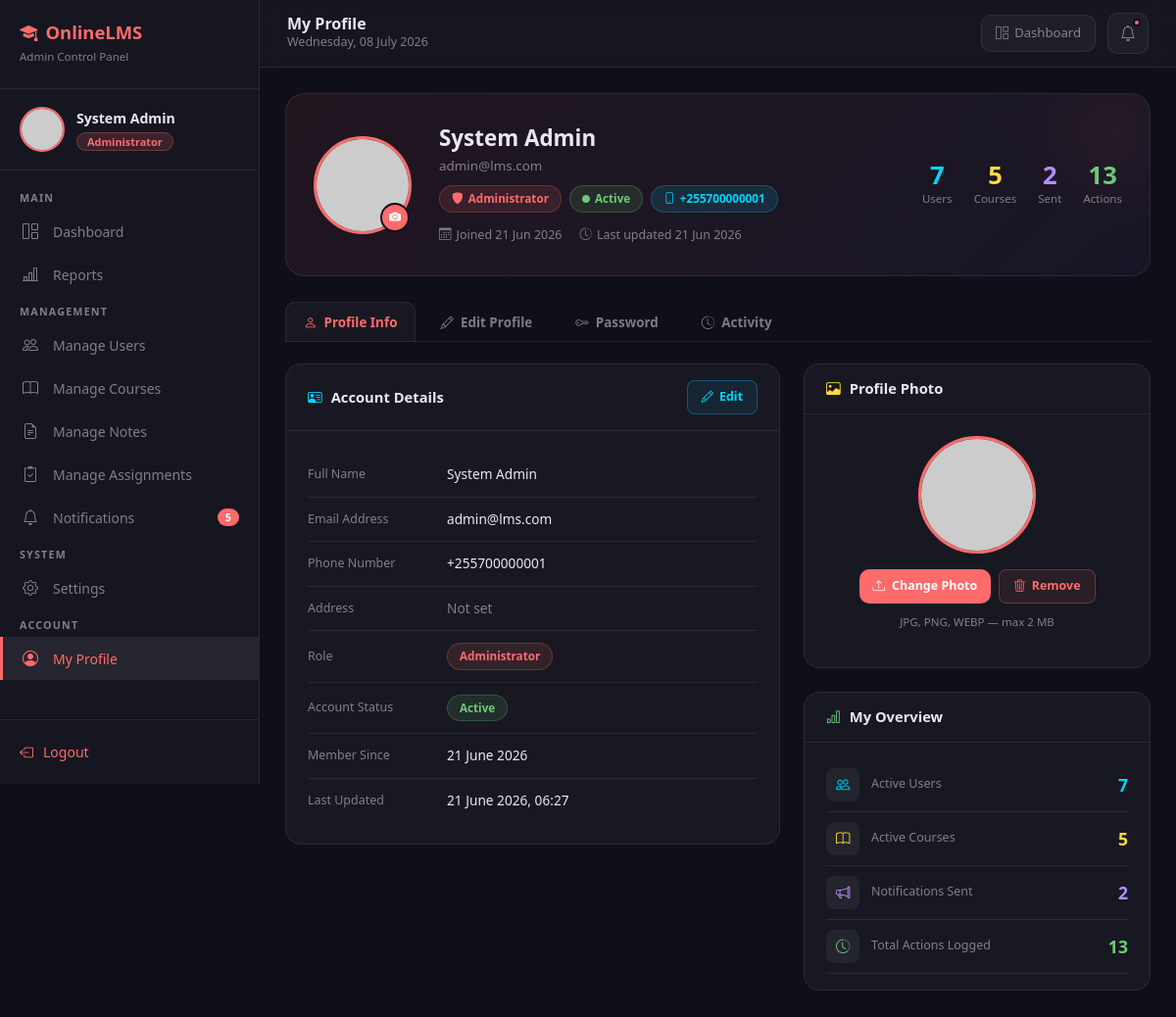
Screenshot of /admin/profile.php (signed in) with the database file from the repository.
### tables this page shows
CREATE TABLE `users` (
  `id` int(11) NOT NULL,
  `name` varchar(100) NOT NULL,
  `email` varchar(150) NOT NULL,
  `password` varchar(255) NOT NULL,
  `role` enum('admin','lecturer','student') NOT NULL DEFAULT 'student',
  `profile_picture` varchar(255) DEFAULT 'profile-default.png',
  `phone` varchar(20) DEFAULT NULL,
  `status` enum('active','inactive','suspended') DEFAULT 'active',
  `created_at` timestamp NOT NULL DEFAULT current_timestamp(),
  `updated_at` timestamp NOT NULL DEFAULT current_timestamp() ON UPDATE current_timestamp()
);

### admin/profile.php (the view, shortened to what this page needs)
<?php
require_once '../includes/db_connection.php';
$admin_id   = $_SESSION['user_id'];
$admin = mysqli_fetch_assoc(
    mysqli_query($conn, "SELECT * FROM users WHERE id = '$admin_id'")
);
$total_notifications = mysqli_fetch_assoc(
    mysqli_query($conn, "SELECT COUNT(*) as total FROM notifications")
)['total'];
$stat_users = mysqli_fetch_assoc(
    mysqli_query($conn, "SELECT COUNT(*) as total FROM users WHERE status='active'")
)['total'];
$stat_courses = mysqli_fetch_assoc(
    mysqli_query($conn, "SELECT COUNT(*) as total FROM courses WHERE status='active'")
)['total'];
$stat_notifications_sent = mysqli_fetch_assoc(
    mysqli_query($conn, "SELECT COUNT(*) as total FROM notifications WHERE sent_by = '$admin_id'")
)['total'];
$stat_logs_total = mysqli_fetch_assoc(
    mysqli_query($conn, "SELECT COUNT(*) as total FROM activity_logs WHERE user_id = '$admin_id'")
)['total'];
?>
<!DOCTYPE html>
<html lang="en">
<head>
    <link rel="stylesheet" href="https://cdn.jsdelivr.net/npm/bootstrap@5.3.0/dist/css/bootstrap.min.css">
    <link rel="stylesheet" href="https://cdn.jsdelivr.net/npm/bootstrap-icons@1.10.5/font/bootstrap-icons.css">
</head>
<body>
<aside class="sidebar" id="sidebar">
    <div class="sidebar-brand">
        <h5><i class="bi bi-mortarboard-fill me-2"></i>OnlineLMS</h5>
        <span>Admin Control Panel</span>
    </div>
    <div class="sidebar-profile">
        <img src="../uploads/profiles/<?= htmlspecialchars($admin['profile_picture']) ?>"
             onerror="this.src='https://ui-avatars.com/api/?name=<?= urlencode($admin['name']) ?>&background=ff6b6b&color=fff&size=46'"
             alt="Admin">
        <div>
            <div class="name"><?= htmlspecialchars($admin['name']) ?></div>
            <span class="role-badge">Administrator</span>
        </div>
    </div>
    <nav class="sidebar-nav">
        <div class="nav-section">Main</div>
        <a href="dashboard.php"><i class="bi bi-grid-1x2"></i> Dashboard</a>
        <a href="reports.php"><i class="bi bi-bar-chart-line"></i> Reports</a>
        <div class="nav-section">Management</div>
        <a href="manage_users.php">
            <i class="bi bi-people"></i> Manage Users
        </a>
        <a href="manage_courses.php"><i class="bi bi-book"></i> Manage Courses</a>
        <a href="manage_notes.php"><i class="bi bi-file-earmark-text"></i> Manage Notes</a>
        <a href="manage_assignments.php"><i class="bi bi-clipboard2-check"></i> Manage Assignments</a>
        <a href="manage_notifications.php">
            <i class="bi bi-bell"></i> Notifications
            <?php if ($total_notifications > 0): ?>
                <span class="nav-badge"><?= $total_notifications ?></span>
            <?php endif; ?>
        </a>
        <div class="nav-section">System</div>
        <a href="settings.php"><i class="bi bi-gear"></i> Settings</a>
        <div class="nav-section">Account</div>
        <a href="profile.php" class="active"><i class="bi bi-person-circle"></i> My Profile</a>
    </nav>
    <div class="sidebar-footer">
        <a href="../logout.php" onclick="return confirm('Are you sure you want to logout?')">
            <i class="bi bi-box-arrow-left"></i> Logout
        </a>
    </div>
</aside>
<div class="main-content">
    <div class="topbar">
        <div class="d-flex align-items-center gap-3">
            <div class="topbar-left">
                <h6>My Profile</h6>
                <p><?= date('l, d F Y') ?></p>
            </div>
        </div>
        <div class="topbar-right">
            <a href="dashboard.php" class="topbar-btn d-none d-md-flex">
                <i class="bi bi-grid-1x2"></i> Dashboard
            </a>
            <a href="manage_notifications.php" class="notif-btn">
                <i class="bi bi-bell"></i>
                <?php if ($total_notifications > 0): ?>
                    <span class="notif-dot"></span>
                <?php endif; ?>
            </a>
        </div>
    </div>
    <div class="page-body">
        <div class="profile-hero">
            <div class="hero-avatar-wrap">
                <img src="../uploads/profiles/<?= htmlspecialchars($admin['profile_picture']) ?>"
                     onerror="this.src='https://ui-avatars.com/api/?name=<?= urlencode($admin['name']) ?>&background=ff6b6b&color=fff&size=100'"
                     class="hero-avatar" id="heroAvatar" alt="Profile">
                <div class="avatar-edit-btn" onclick="openAvatarModal()" title="Change photo">
                    <i class="bi bi-camera-fill"></i>
                </div>
            </div>
            <div class="hero-info">
                <h3><?= htmlspecialchars($admin['name']) ?></h3>
                <div class="hero-email"><?= htmlspecialchars($admin['email']) ?></div>
                <div class="hero-badges">
                    <span class="hero-badge hb-red"><i class="bi bi-shield-fill"></i> Administrator</span>
                    <span class="hero-badge hb-green"><i class="bi bi-circle-fill" style="font-size:0.5rem"></i> Active</span>
                    <?php if (!empty($admin['phone'])): ?>
                        <span class="hero-badge hb-blue"><i class="bi bi-phone"></i> <?= htmlspecialchars($admin['phone']) ?></span>
                    <?php endif; ?>
                </div>
                <div class="hero-meta">
                    <span><i class="bi bi-calendar3"></i> Joined <?= date('d M Y', strtotime($admin['created_at'])) ?></span>
                    <span><i class="bi bi-clock-history"></i> Last updated <?= $admin['updated_at'] ? date('d M Y', strtotime($admin['updated_at'])) : 'Never' ?></span>
                </div>
            </div>
            <div class="hero-stats d-none d-lg-flex">
                <div class="hero-stat">
                    <div class="val" style="color:var(--blue)"><?= $stat_users ?></div>
                    <div class="lbl">Users</div>
                </div>
                <div class="hero-stat">
                    <div class="val" style="color:var(--yellow)"><?= $stat_courses ?></div>
                    <div class="lbl">Courses</div>
                </div>
                <div class="hero-stat">
                    <div class="val" style="color:var(--purple)"><?= $stat_notifications_sent ?></div>
                    <div class="lbl">Sent</div>
                </div>
                <div class="hero-stat">
                    <div class="val" style="color:var(--green)"><?= $stat_logs_total ?></div>
                    <div class="lbl">Actions</div>
                </div>
            </div>
        </div>
        <div class="profile-nav">
            <button class="profile-nav-btn active" onclick="switchTab('info', this)">
                <i class="bi bi-person"></i> <span>Profile Info</span>
            </button>
            <button class="profile-nav-btn" onclick="switchTab('edit', this)">
                <i class="bi bi-pencil"></i> <span>Edit Profile</span>
            </button>
            <button class="profile-nav-btn" onclick="switchTab('password', this)">
                <i class="bi bi-key"></i> <span>Password</span>
            </button>
            <button class="profile-nav-btn" onclick="switchTab('activity', this)">
                <i class="bi bi-clock-history"></i> <span>Activity</span>
            </button>
        </div>
        <div class="profile-panel active" id="tab-info">
            <div class="row g-4">
                <div class="col-lg-7">
                    <div class="section-card">
                        <div class="section-header">
                            <h6><i class="bi bi-person-vcard" style="color:var(--blue)"></i> Account Details</h6>
                            <button class="btn-danger-sm" onclick="switchTabByName('edit')" style="border-color:rgba(0,212,255,0.3);color:var(--blue);background:rgba(0,212,255,0.07);">
                                <i class="bi bi-pencil"></i> Edit
                            </button>
                        </div>
                        <div class="section-body">
                            <div class="info-row">
                                <span class="lbl">Full Name</span>
                                <span class="val"><?= htmlspecialchars($admin['name']) ?></span>
                            </div>
                            <div class="info-row">
                                <span class="lbl">Email Address</span>
                                <span class="val"><?= htmlspecialchars($admin['email']) ?></span>
                            </div>
                            <div class="info-row">
                                <span class="lbl">Phone Number</span>
                                <span class="val"><?= !empty($admin['phone']) ? htmlspecialchars($admin['phone']) : '<span style="color:var(--muted)">Not set</span>' ?></span>
                            </div>
                            <div class="info-row">
                                <span class="lbl">Address</span>
                                <span class="val"><?= !empty($admin['address']) ? htmlspecialchars($admin['address']) : '<span style="color:var(--muted)">Not set</span>' ?></span>
                            </div>
                            <div class="info-row">
                                <span class="lbl">Role</span>
                                <span class="val"><span class="hero-badge hb-red">Administrator</span></span>
                            </div>
                            <div class="info-row">
                                <span class="lbl">Account Status</span>
                                <span class="val"><span class="hero-badge hb-green">Active</span></span>
                            </div>
                            <div class="info-row">
                                <span class="lbl">Member Since</span>
                                <span class="val"><?= date('d F Y', strtotime($admin['created_at'])) ?></span>
                            </div>
                            <div class="info-row">
                                <span class="lbl">Last Updated</span>
                                <span class="val"><?= $admin['updated_at'] ? date('d F Y, H:i', strtotime($admin['updated_at'])) : 'Never' ?></span>
                            </div>
                        </div>
                    </div>
                </div>
                <div class="col-lg-5">
                    <div class="section-card mb-4">
                        <div class="section-header">
                            <h6><i class="bi bi-image" style="color:var(--yellow)"></i> Profile Photo</h6>
                        </div>
                        <div class="section-body text-center">
                            <img src="../uploads/profiles/<?= htmlspecialchars($admin['profile_picture']) ?>"
                                 onerror="this.src='https://ui-avatars.com/api/?name=<?= urlencode($admin['name']) ?>&background=ff6b6b&color=fff&size=120'"
                                 style="width:120px;height:120px;border-radius:50%;object-fit:cover;
                                        border:3px solid var(--accent);margin-bottom:16px;"
                                 alt="Profile">
                            <div style="display:flex;gap:8px;justify-content:center;flex-wrap:wrap;">
                                <button class="btn-save" style="font-size:0.78rem;padding:8px 14px;"
                                        onclick="openAvatarModal()">
                                    <i class="bi bi-upload"></i> Change Photo
                                </button>
                                <?php if (!empty($admin['profile_picture']) && $admin['profile_picture'] !== 'default.png'): ?>
                                <form method="POST" onsubmit="return confirm('Remove profile picture?')" style="display:inline;">
                                    <button type="submit" class="btn-danger-sm">
                                        <i class="bi bi-trash3"></i> Remove
                                    </button>
                                </form>
                                <?php endif; ?>
                            </div>
                            <p style="font-size:0.72rem;color:var(--muted);margin-top:10px;">
                                JPG, PNG, WEBP — max 2 MB
                            </p>
                        </div>
                    </div>
                    <div class="section-card">
                        <div class="section-header">
                            <h6><i class="bi bi-bar-chart" style="color:var(--green)"></i> My Overview</h6>
                        </div>
                        <div class="section-body" style="padding:16px 22px;">
                            <?php
                            $quick_stats = [
                                ['lbl' => 'Active Users',         'val' => $stat_users,              'color' => 'var(--blue)',   'icon' => 'bi-people'],
                                ['lbl' => 'Active Courses',       'val' => $stat_courses,            'color' => 'var(--yellow)', 'icon' => 'bi-book'],
                                ['lbl' => 'Notifications Sent',   'val' => $stat_notifications_sent, 'color' => 'var(--purple)', 'icon' => 'bi-megaphone'],
                                ['lbl' => 'Total Actions Logged', 'val' => $stat_logs_total,         'color' => 'var(--green)',  'icon' => 'bi-clock-history'],
                            ];
                            foreach ($quick_stats as $qs): ?>
                                <div style="display:flex;align-items:center;gap:12px;padding:10px 0;border-bottom:1px solid var(--border);">
                                    <div style="width:34px;height:34px;border-radius:8px;background:rgba(255,255,255,0.05);
                                                display:flex;align-items:center;justify-content:center;
                                                color:<?= $qs['color'] ?>;font-size:0.9rem;flex-shrink:0;">
                                        <i class="bi <?= $qs['icon'] ?>"></i>
                                    </div>
                                    <div style="flex:1;">
                                        <div style="font-size:0.78rem;color:var(--muted);"><?= $qs['lbl'] ?></div>
                                    </div>
                                    <div style="font-size:1.1rem;font-weight:800;color:<?= $qs['color'] ?>;">
                                        <?= $qs['val'] ?>
                                    </div>
                                </div>
                            <?php endforeach; ?>
                        </div>
                    </div>
                </div>
            </div>
        </div>
    </div>
</div>
</body>
</html>

### rows the page displays
users: name "System Admin", email "admin@lms.com", phone "+255700000001", created_at "21 Jun 2026", updated_at "21 Jun 2026", created_at "21 June 2026", updated_at "21 June 2026, 06:27"

### other values shown
$total_notifications "5"
$stat_users "7"
$stat_courses "5"
$stat_notifications_sent "2"
$stat_logs_total "13"
$qs['lbl'] "Active Users"
$qs['val'] "7"
$qs['lbl'] "Active Courses"
$qs['val'] "5"
$qs['lbl'] "Notifications Sent"
$qs['val'] "2"
$qs['lbl'] "Total Actions Logged"
$qs['val'] "13"
